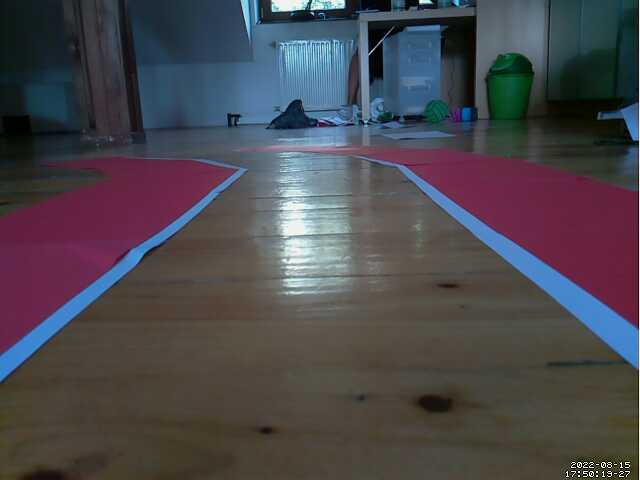
#> input picture Zdjęcia/Test/test5.jpg, 640 x 480 px, found by its file name
$ python adaotiveThresholding.py
#> lines starting #> are read from the running program, lines starting #| are printed output that depends on the picture; after the words box and inside, x2 and y2 are one past the last pixel; in counts of white or black regions, pixels touching at a corner belong together
import cv2

image = cv2.imread('test5.jpg')
#> image is the input picture: shape (480, 640, 3); mean B, G, R 77.2, 71.5, 74
cv2.imshow("Image", image)
# convert the image to grayscale and blur it slightly
gray = cv2.cvtColor(image, cv2.COLOR_BGR2GRAY)
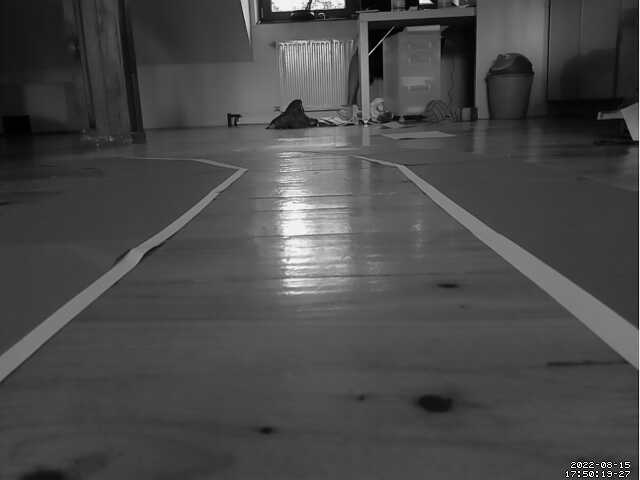
#> gray: shape (480, 640); min 0, max 254, mean 72.9
blurred = cv2.GaussianBlur(gray, (7, 7), 0)
cv2.imshow("blur", blurred)
(T, thresh) = cv2.threshold(blurred, 100, 255,
	cv2.THRESH_BINARY)
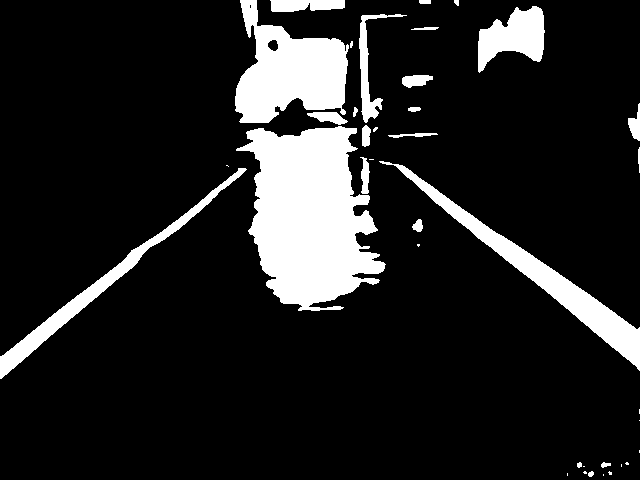
#> thresh: shape (480, 640); 13.6% white; 38 white regions (15 under 20 px), largest, box (x1, y1, x2, y2) and area: (236, 126, 386, 311) 17764, (235, 0, 349, 123) 8201, (379, 161, 640, 371) 5803
cv2.imshow("Simple Thresholding", thresh)
cv2.waitKey(0)

$ run again, with Zdjęcia/Test/test2.jpg copied over Zdjęcia/Test/test5.jpg
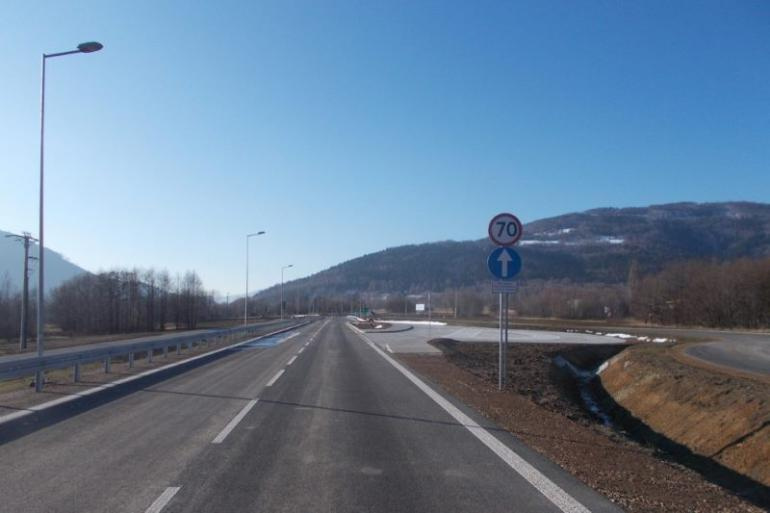
#> input picture Zdjęcia/Test/test2.jpg, 770 x 513 px, found by its file name
#> image is the input picture: shape (513, 770, 3); mean B, G, R 149.1, 125.8, 103.1
#> `gray = cv2.cvtColor(image, cv2.COLOR_BGR2GRAY)`:
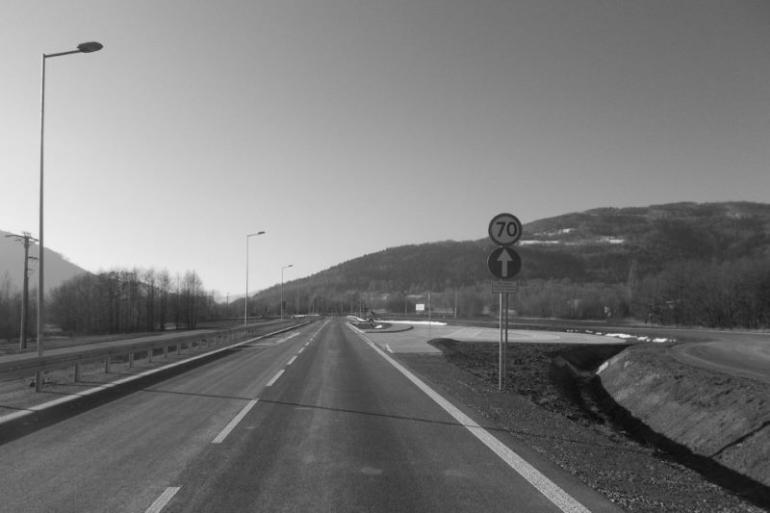
#> gray: shape (513, 770); min 6, max 245, mean 121.7
#> `(T, thresh) = cv2.threshold(blurred, 100, 255, cv2.THRESH_BINARY)`:
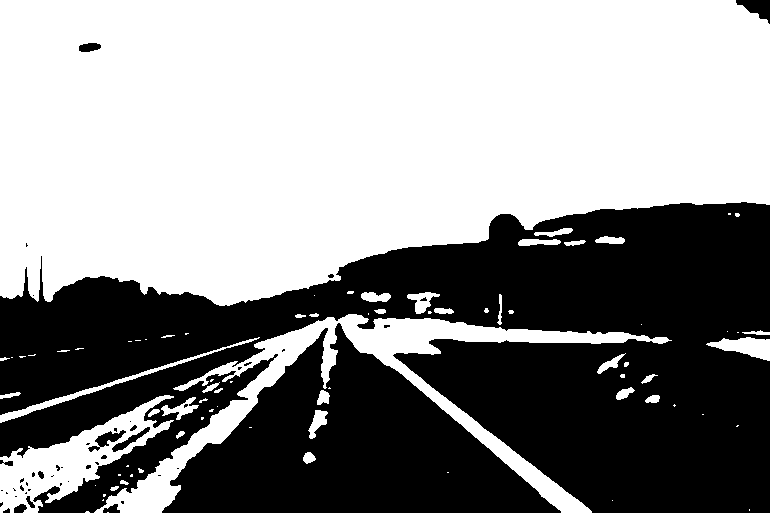
#> thresh: shape (513, 770); 56.8% white; 47 black regions (34 under 20 px), largest, box (x1, y1, x2, y2) and area: (0, 202, 770, 513) 130415, (162, 323, 561, 513) 38678, (736, 0, 770, 24) 432

$ run again, with Zdjęcia/Test/test3.jpg copied over Zdjęcia/Test/test5.jpg
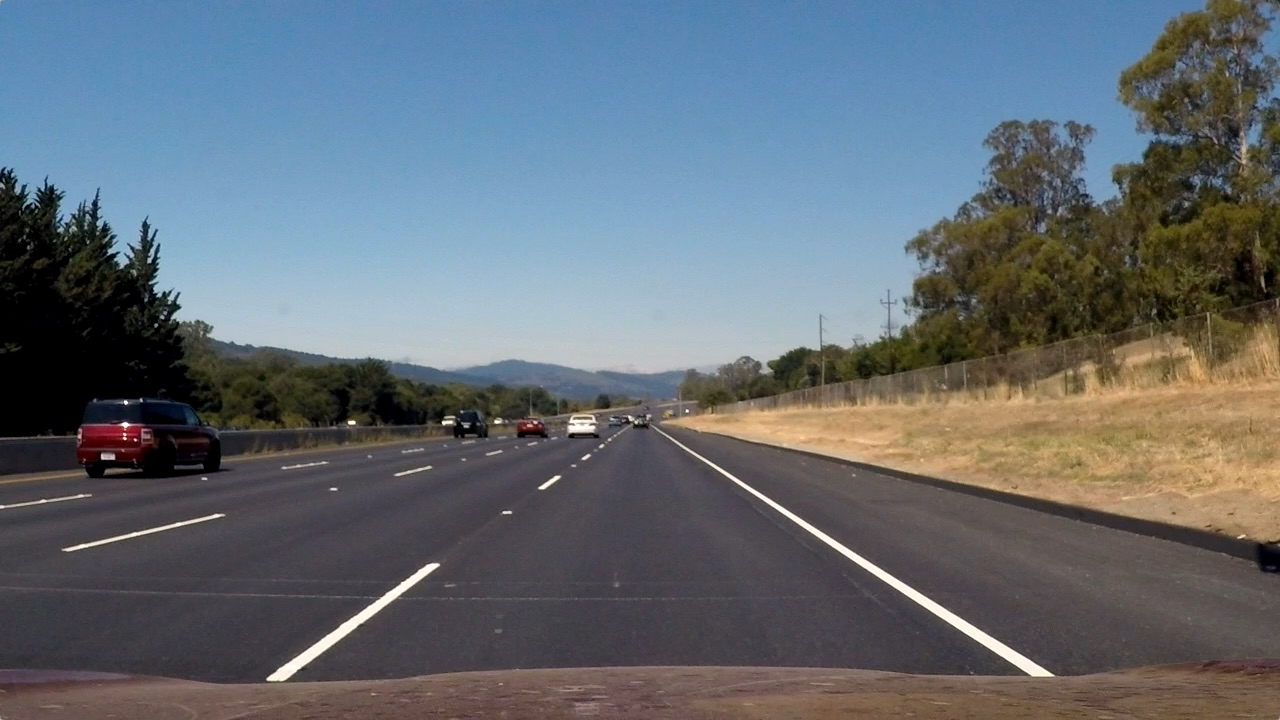
#> input picture Zdjęcia/Test/test3.jpg, 1280 x 720 px, found by its file name
#> image is the input picture: shape (720, 1280, 3); mean B, G, R 115.1, 107.7, 99.4
#> `gray = cv2.cvtColor(image, cv2.COLOR_BGR2GRAY)`:
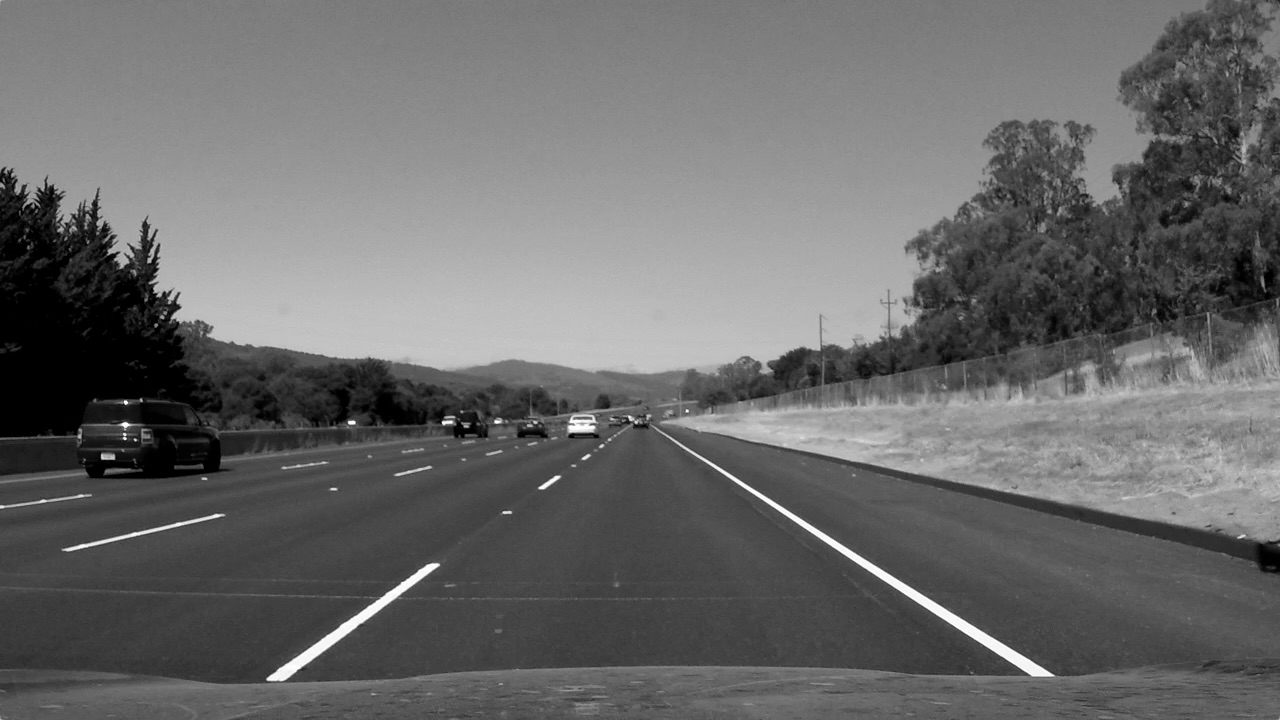
#> gray: shape (720, 1280); min 0, max 254, mean 106
#> `(T, thresh) = cv2.threshold(blurred, 100, 255, cv2.THRESH_BINARY)`:
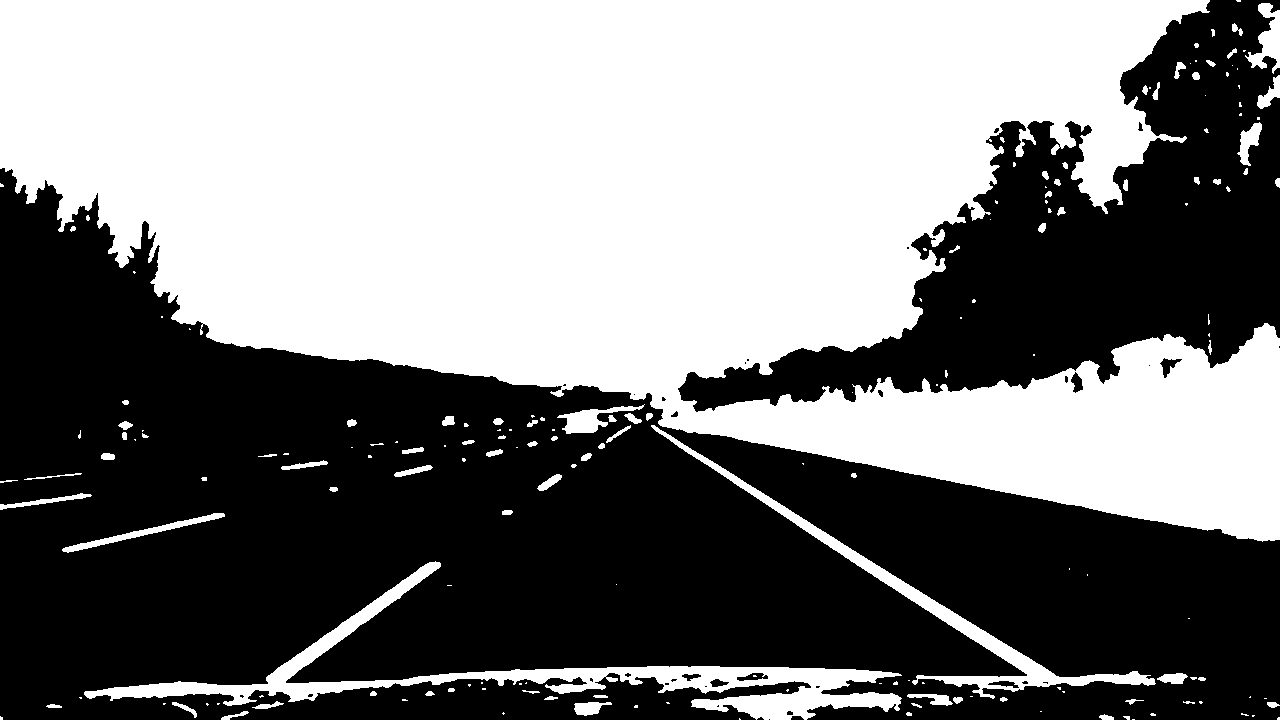
#> thresh: shape (720, 1280); 48.9% white; 183 white regions (96 under 20 px), largest, box (x1, y1, x2, y2) and area: (0, 0, 1280, 542) 417626, (84, 561, 902, 720) 16681, (651, 425, 1156, 699) 6892
